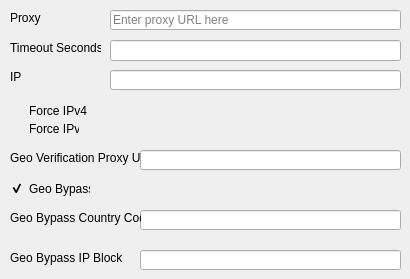
    <widget class="QWidget" name="net_geo_tab">
     <attribute name="title">
      <string>Net/Geo</string>
     </attribute>
     <widget class="QLineEdit" name="proxy_url_input">
      <property name="geometry">
       <rect>
        <x>110</x>
        <y>10</y>
        <width>291</width>
        <height>20</height>
       </rect>
      </property>
      <property name="text">
       <string/>
      </property>
      <property name="placeholderText">
       <string>Enter proxy URL here</string>
      </property>
     </widget>
     <widget class="QLineEdit" name="timeout_seconds_input">
      <property name="geometry">
       <rect>
        <x>110</x>
        <y>40</y>
        <width>291</width>
        <height>21</height>
       </rect>
      </property>
     </widget>
     <widget class="QLabel" name="timeout_seconds_label">
      <property name="geometry">
       <rect>
        <x>10</x>
        <y>40</y>
        <width>91</width>
        <height>16</height>
       </rect>
      </property>
      <property name="styleSheet">
       <string notr="true">background-color: transparent;</string>
      </property>
      <property name="text">
       <string>Timeout Seconds</string>
      </property>
     </widget>
     <widget class="QLabel" name="ip_label">
      <property name="geometry">
       <rect>
        <x>10</x>
        <y>70</y>
        <width>47</width>
        <height>13</height>
       </rect>
      </property>
      <property name="toolTip">
       <string>&lt;html&gt;&lt;head/&gt;&lt;body&gt;&lt;pre style=&quot; margin-top:0px; margin-bottom:16px; margin-left:0px; margin-right:0px; -qt-block-indent:0; text-indent:0px; line-height:145%;&quot;&gt;&lt;span style=&quot; font-family:'ui-monospace','SFMono-Regular','SF Mono','Menlo','Consolas','Liberation Mono','monospace'; color:#c9d1d9; background-color:transparent;&quot;&gt;Client-side IP address to bind to&lt;/span&gt;&lt;/pre&gt;&lt;/body&gt;&lt;/html&gt;</string>
      </property>
      <property name="whatsThis">
       <string>&lt;html&gt;&lt;head/&gt;&lt;body&gt;&lt;pre style=&quot; margin-top:0px; margin-bottom:16px; margin-left:0px; margin-right:0px; -qt-block-indent:0; text-indent:0px; line-height:145%;&quot;&gt;&lt;span style=&quot; font-family:'ui-monospace','SFMono-Regular','SF Mono','Menlo','Consolas','Liberation Mono','monospace'; color:#c9d1d9; background-color:transparent;&quot;&gt;Client-side IP address to bind to&lt;/span&gt;&lt;/pre&gt;&lt;/body&gt;&lt;/html&gt;</string>
      </property>
      <property name="styleSheet">
       <string notr="true">background-color: transparent;</string>
      </property>
      <property name="text">
       <string>IP</string>
      </property>
     </widget>
     <widget class="QLineEdit" name="ip_input">
      <property name="geometry">
       <rect>
        <x>110</x>
        <y>70</y>
        <width>291</width>
        <height>20</height>
       </rect>
      </property>
     </widget>
     <widget class="QCheckBox" name="force_ipv4_checkBox">
      <property name="geometry">
       <rect>
        <x>10</x>
        <y>100</y>
        <width>91</width>
        <height>21</height>
       </rect>
      </property>
      <property name="styleSheet">
       <string notr="true">background-color: transparent;</string>
      </property>
      <property name="text">
       <string>Force IPv4</string>
      </property>
     </widget>
     <widget class="QCheckBox" name="force_ipv6_checkBox">
      <property name="geometry">
       <rect>
        <x>10</x>
        <y>120</y>
        <width>70</width>
        <height>17</height>
       </rect>
      </property>
      <property name="styleSheet">
       <string notr="true">background-color: transparent;</string>
      </property>
      <property name="text">
       <string>Force IPv6</string>
      </property>
     </widget>
     <widget class="QLineEdit" name="geo_veri_proxy_url_input">
      <property name="geometry">
       <rect>
        <x>140</x>
        <y>150</y>
        <width>261</width>
        <height>20</height>
       </rect>
      </property>
     </widget>
     <widget class="QLabel" name="geo_veri_proxy_url_label">
      <property name="geometry">
       <rect>
        <x>10</x>
        <y>150</y>
        <width>131</width>
        <height>16</height>
       </rect>
      </property>
      <property name="styleSheet">
       <string notr="true">background-color: transparent;</string>
      </property>
      <property name="text">
       <string>Geo Verification Proxy URL</string>
      </property>
     </widget>
     <widget class="QCheckBox" name="geo_bypass_checkBox">
      <property name="geometry">
       <rect>
        <x>10</x>
        <y>180</y>
        <width>81</width>
        <height>17</height>
       </rect>
      </property>
      <property name="toolTip">
       <string>&lt;html&gt;&lt;head/&gt;&lt;body&gt;&lt;pre style=&quot; margin-top:0px; margin-bottom:0px; margin-left:0px; margin-right:0px; -qt-block-indent:0; text-indent:0px; line-height:145%;&quot;&gt;&lt;span style=&quot; font-family:'ui-monospace','SFMono-Regular','SF Mono','Menlo','Consolas','Liberation Mono','monospace'; color:#c9d1d9; background-color:transparent;&quot;&gt;Bypass geographic restriction via faking X-Forwarded-For HTTP header (default)&lt;/span&gt;&lt;/pre&gt;&lt;/body&gt;&lt;/html&gt;</string>
      </property>
      <property name="whatsThis">
       <string>&lt;html&gt;&lt;head/&gt;&lt;body&gt;&lt;pre style=&quot; margin-top:0px; margin-bottom:0px; margin-left:0px; margin-right:0px; -qt-block-indent:0; text-indent:0px; line-height:145%;&quot;&gt;&lt;span style=&quot; font-family:'ui-monospace','SFMono-Regular','SF Mono','Menlo','Consolas','Liberation Mono','monospace'; color:#c9d1d9; background-color:transparent;&quot;&gt;Bypass geographic restriction via faking X-Forwarded-For HTTP header (default)&lt;/span&gt;&lt;/pre&gt;&lt;/body&gt;&lt;/html&gt;</string>
      </property>
      <property name="styleSheet">
       <string notr="true">background-color: transparent;</string>
      </property>
      <property name="text">
       <string>Geo Bypass</string>
      </property>
      <property name="checked">
       <bool>true</bool>
      </property>
     </widget>
     <widget class="QLineEdit" name="geo_bypass_country_code_input">
      <property name="geometry">
       <rect>
        <x>140</x>
        <y>210</y>
        <width>261</width>
        <height>20</height>
       </rect>
      </property>
     </widget>
     <widget class="QLabel" name="geo_bypass_country_code_label">
      <property name="geometry">
       <rect>
        <x>10</x>
        <y>210</y>
        <width>131</width>
        <height>16</height>
       </rect>
      </property>
      <property name="styleSheet">
       <string notr="true">background-color: transparent;</string>
      </property>
      <property name="text">
       <string>Geo Bypass Country Code</string>
      </property>
     </widget>
     <widget class="QLineEdit" name="geo_bypass_ip_block_input">
      <property name="geometry">
       <rect>
        <x>140</x>
        <y>250</y>
        <width>261</width>
        <height>20</height>
       </rect>
      </property>
     </widget>
     <widget class="QLabel" name="geo_bypass_ip_block_label">
      <property name="geometry">
       <rect>
        <x>10</x>
        <y>250</y>
        <width>121</width>
        <height>16</height>
       </rect>
      </property>
      <property name="toolTip">
       <string>&lt;html&gt;&lt;head/&gt;&lt;body&gt;&lt;pre style=&quot; margin-top:0px; margin-bottom:0px; margin-left:0px; margin-right:0px; -qt-block-indent:0; text-indent:0px; line-height:145%;&quot;&gt;&lt;span style=&quot; font-family:'ui-monospace','SFMono-Regular','SF Mono','Menlo','Consolas','Liberation Mono','monospace'; color:#c9d1d9; background-color:transparent;&quot;&gt;Force bypass geographic restriction with explicitly provided IP block in CIDR notation&lt;/span&gt;&lt;/pre&gt;&lt;/body&gt;&lt;/html&gt;</string>
      </property>
      <property name="whatsThis">
       <string>&lt;html&gt;&lt;head/&gt;&lt;body&gt;&lt;p&gt;&lt;span style=&quot; font-family:'ui-monospace','SFMono-Regular','SF Mono','Menlo','Consolas','Liberation Mono','monospace'; color:#c9d1d9; background-color:transparent;&quot;&gt;Force bypass geographic restriction with explicitly provided IP block in CIDR notation&lt;/span&gt;&lt;/p&gt;&lt;/body&gt;&lt;/html&gt;</string>
      </property>
      <property name="styleSheet">
       <string notr="true">background-color: transparent;</string>
      </property>
      <property name="text">
       <string>Geo Bypass IP Block</string>
      </property>
     </widget>
     <widget class="QLabel" name="proxy_label">
      <property name="geometry">
       <rect>
        <x>10</x>
        <y>10</y>
        <width>91</width>
        <height>16</height>
       </rect>
      </property>
      <property name="styleSheet">
       <string notr="true">background-color: transparent;</string>
      </property>
      <property name="text">
       <string>Proxy</string>
      </property>
     </widget>
    </widget>
